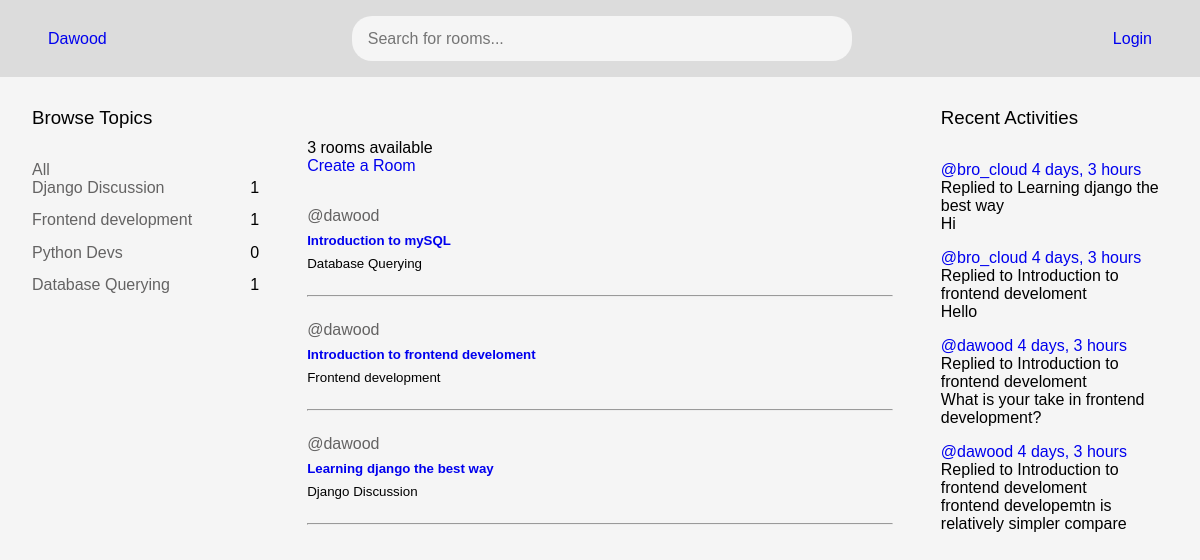
The app's page /, older data.
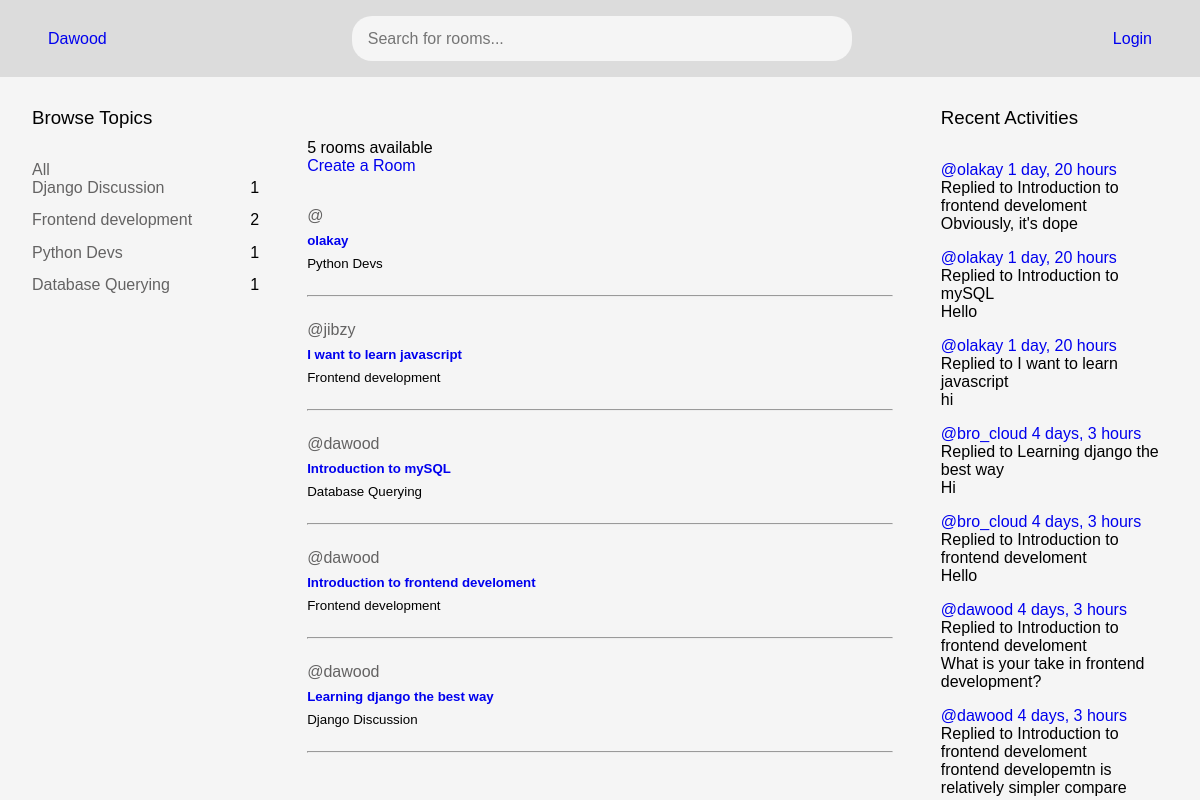
The same page, newer data.
### main/models.py (models this page shows, shortened)
class Topic(models.Model):
    name = models.CharField(max_length=200)

class Room(models.Model):
    host= models.ForeignKey(User, on_delete=models.SET_NULL, null=True)
    topic = models.ForeignKey(Topic, on_delete=models.SET_NULL, null=True)
    name = models.CharField(max_length=200)
    description = models.TextField(null=True, blank=True)
    participants = models.ManyToManyField(User, related_name="participants", blank=True)
    created = models.DateTimeField(auto_now_add= True)
    updated = models.DateTimeField(auto_now=True)
    class Meta:
        ordering = ["-updated", "-created"]
    def __str__(self):
        return str(self.name)

class Message(models.Model):
    user = models.ForeignKey(User, on_delete=models.CASCADE)
    room = models.ForeignKey(Room, on_delete=models.CASCADE)
    body = models.TextField()
    updated = models.DateTimeField(auto_now=True)
    created = models.DateTimeField(auto_now_add=True)
    class Meta:
        ordering = ["-updated", "-created"]
    def __str__(self):
        return self.body[0:50]

### main/views.py (the view)
# urls.py: 2. Add a URL to urlpatterns:  path('', views.home, name='home')
def home(request):
    q = request.GET.get('q') if request.GET.get('q') is not None else ''
    rooms = Room.objects.filter(Q(topic__name__icontains = q) | Q(name__icontains = q) | Q(description__icontains = q) )
    recent_messages = Message.objects.filter(Q(room__topic__name__icontains = q))
    room_counts = rooms.count()
    topics = Topic.objects.all()
    context = {"rooms": rooms, "topics": topics, "room_counts": room_counts, "recent_messages": recent_messages}
    return render(request, "main/home.html", context)

### main/templates/main/home.html
{% extends "base.html" %} {% block content%}
<div class="home-container">
  <div class="">{% include 'main/topics.html' %}</div>
  <div class="room-info">
    <div class="room-count">
      <p>{{room_counts}} rooms available</p>
      <a href="{% url 'create-room' %}">Create a Room</a>
    </div>
    {% include "main/feeds.html" %}
  </div>
  <div class="activities">{%include "main/activities.html"%}</div>
</div>
{%endblock%}

### main/templates/main/topics.html
<div class="topics-bar">
  <h3>Browse Topics</h3>
  <a class="a" href="{% url 'home' %}">All</a>
  <div class="topics">
    {% for topic in topics %}
    <div class="topic-div">
      <a href="{% url 'home' %}?q={{topic.name}}">{{topic.name}}</a>
      <p>{{topic.room_set.all.count}}</p>
    </div>
    {% endfor%}
  </div>
</div>

### main/templates/main/feeds.html (shortened to what this page needs)
<div class="feed-wrp">
  {% for room in rooms %}
  <div class="feed-sub-wrp">
    <div class="feed-info">
      <a href="{% url 'profile' room.host.id %}">@{{room.host.username}}</a>
    </div>
    <h5>
      <a href="{% url 'room' room.id %}"> {{room.name}} </a>
    </h5>
    <small>{{room.topic.name}}</small>
  </div>
  <hr />
  {%endfor%}
</div>

### main/templates/main/activities.html (shortened to what this page needs)
<h3>Recent Activities</h3>
<div class="activities-wrp">
  {% for recent_msg in recent_messages %}
  <div>
    <a href="{% url 'profile' recent_msg.user.id %}">
      @{{recent_msg.user}}
       {{recent_msg.created|timesince}}
    </a>
    <p>Replied to {{recent_msg.room}}</p>
    <p>{{recent_msg}}</p>
  </div>
  {%endfor%}
</div>

Row changes from the older to the newer data that the page shows:
computed for Topic "Frontend development": room_set.all.count "1" → "2"
computed for Topic "Python Devs": room_set.all.count "0" → "1"
added Room: name "olakay", topic.name "Python Devs"
added Room: host.username "jibzy", name "I want to learn javascript", topic.name "Frontend development"
added Message: user "olakay", created "1 day, 20 hours", room "Introduction to frontend develoment", body "Obviously, it's dope"
added Message: user "olakay", created "1 day, 20 hours", room "Introduction to mySQL", body "Hello"
added Message: user "olakay", created "1 day, 20 hours", room "I want to learn javascript", body "hi"
Text that changed along with them:
{{ room_counts }}: "3" → "5"
